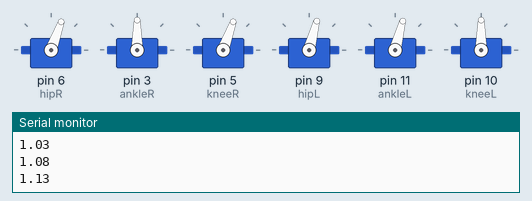
This sketch was run on a simulated Arduino Uno, built with avr-gcc and run on an emulated ATmega328P. Shown: 6 × servo, the last lines printed to the serial monitor.

Above: at 1.16 s.
At 10.89 s:
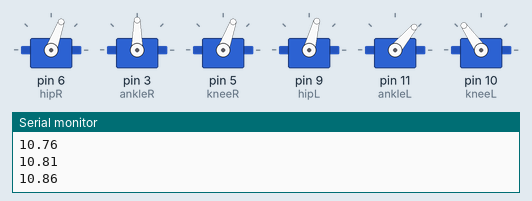
At 21.71 s:
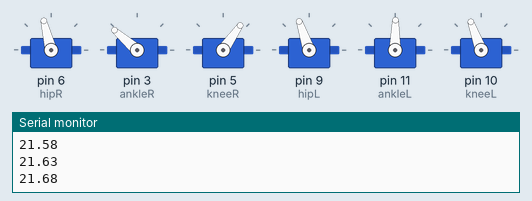
At 28.77 s:
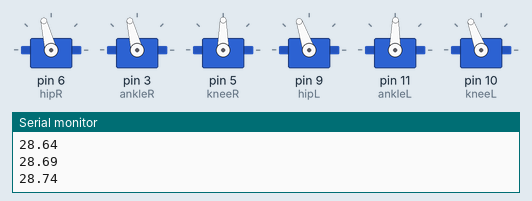
At 39.63 s:
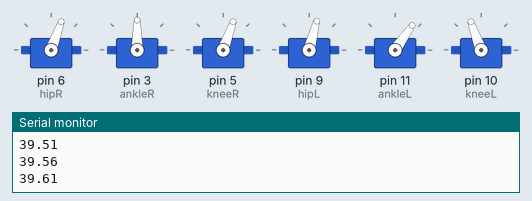
Timing chart, 0 to 40.0 s (numbered marks = the images above):
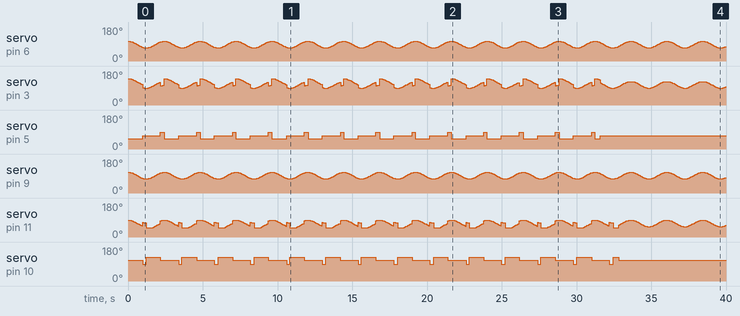

The sketch:

Leg6DOFV1.ino
```cpp
#include <Servo.h>
/*
* Single file program for generating parameterized walking gait for small desktop prototype leg with 6 DOF: LR Hip, LR Knee, LR Ankle
* Generates forward motion by pushing off the ground with back foot represented by stepwise spike in knee joint.
*
* Parameter description:
* theta af1: hip forward angle
* theta ab1: hip back angle
*
* theta af2: knee rest angle
* theta ab2: knee spike angle
* theta as2: knee swing forward retract angle
*
* T: Period
* T1: spike start time
* T2: retract end time
*/

Servo hipL;
Servo kneeL;
Servo ankleL;
Servo hipR;
Servo kneeR;
Servo ankleR;
double factor = 1.2;
double T = 2 * factor;
double T1 = 0.8 * factor;
double T2 = 1.8 * factor;
double thetaf1 = 90 - 20;
double thetab1 = 90 + 15;
double thetaf2 = 180 - 20;
double thetab2 = 180 - 0;
double thetas2 = 180 - 35;

unsigned long mytime;
unsigned long startTime;

void setup() {
  // put your setup code here, to run once:
  hipR.attach(6);
  ankleR.attach(3);
  kneeR.attach(5);
  hipL.attach(9);
  ankleL.attach(11);
  kneeL.attach(10);
  Serial.begin(9600);
  startTime = millis();
}

double joint1(float t){
  float j1 = ( (thetab1 + thetaf1)/2 ) - ( (thetab1 - thetaf1) /2 ) * cos(6.28 * t / T);
  return j1;
}
float dmod(float x, double b){
  return ((float) (((int) (x * 1000)) % (int) (b * 1000)))/1000;
}
double joint2(float t){
  float t2 = dmod(t, T);
  if (t2 < T1){
    return thetaf2;
  }
  else if (t2 > T1 && t2 < T/2){
    return thetab2;
  }
  else if (T/2 > T1 && t2 < T2){
    return thetas2;
  }
  else{
    return thetaf2;
  }
}

void loop() {
  // put your main code here, to run repeatedly:
  mytime = millis();
  float t = ((float) (mytime - startTime))/1000;
  Serial.println(t);
  float yl2 = joint2(t);
  float yl1 = joint1(t);
  float yl3 = yl2 - yl1;

  float yr2 = joint2(t + T/2);
  float yr1 = joint1(t + T/2);
  float yr3 = yr2 - yr1;
  hipL.write(180 - yl1);
  kneeL.write(270 - yl2);
  ankleL.write(min(max(yl3, 50), 140));

  hipR.write(yr1);
  kneeR.write(yr2 - 90);
  ankleR.write(min(max(180 - yr3, 50), 140));

  delay(50);
}
```

Measured:
- by itself, servo on pin 5 (kneeR): 55° → 70° at 0.98 s, → 90° 1.2 s later, → 55° 0.26 s later, → 70° 0.98 s later, … (40 changes in this stretch)
- by itself, servo on pin 10 (kneeL): 110° → 90° at 0.98 s, → 125° 0.26 s later, → 110° 0.93 s later, → 90° 1.2 s later, … (42 changes in this stretch)
